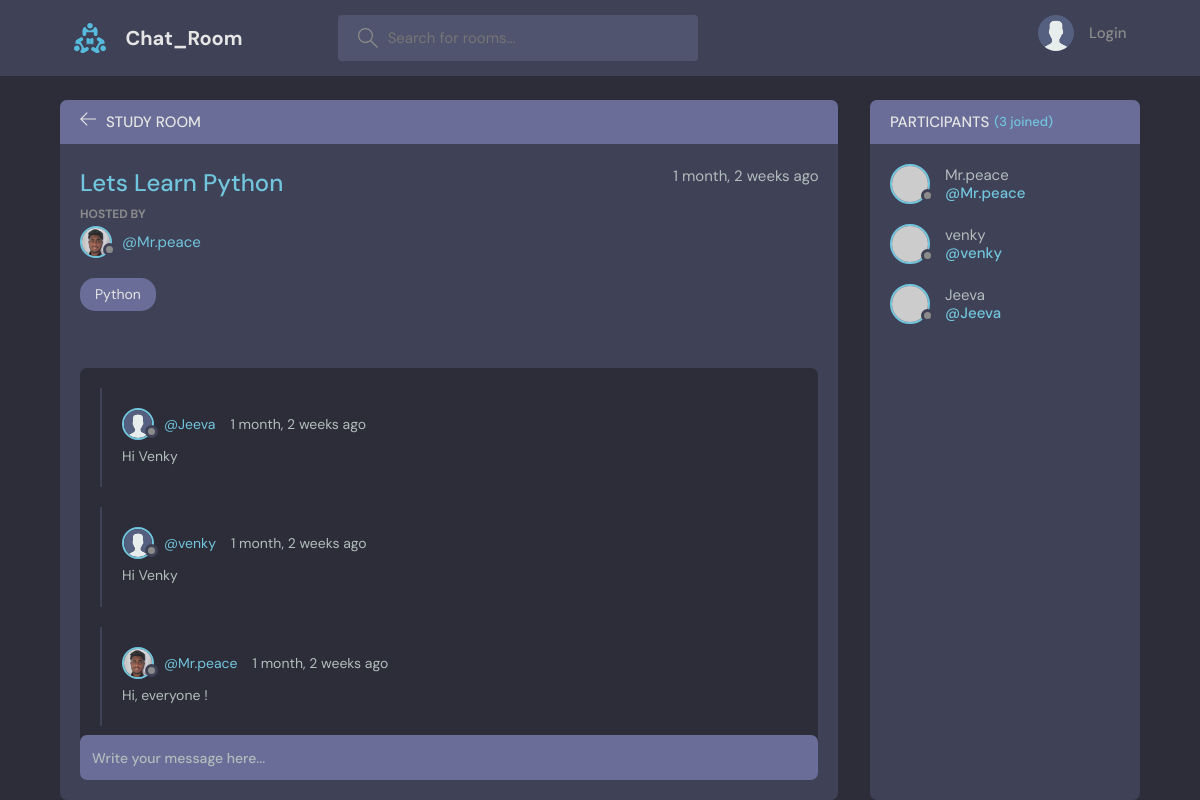
The page /room/1/ on the database its author committed.
### base/models.py (models this page shows, shortened)
class Room(models.Model):
    host=models.ForeignKey(User,on_delete=models.SET_NULL,null=True)
    topic=models.ForeignKey(Topic,on_delete=models.SET_NULL,null=True)
    name=models.CharField(max_length=200)
    description=models.TextField(null=True,blank=True)
    participants=models.ManyToManyField(User,related_name='participants',blank=True)
    updated=models.DateTimeField(auto_now=True)
    created=models.DateTimeField(auto_now_add=True)

class User(AbstractUser):
    name=models.CharField(max_length=200,null=True)
    email=models.EmailField(unique=True,null=True)
    bio=models.TextField(null=True)
    avatar=models.ImageField(null=True,default="avatar.svg")
    USERNAME_FIELD='email'
    REQUIRED_FIELDS=[]

class Topic(models.Model):
    name=models.CharField(max_length=200)
    def __str__(self):
        return str(self.name)

class Message(models.Model):
    user=models.ForeignKey(User,on_delete=models.CASCADE)
    room=models.ForeignKey(Room,on_delete=models.CASCADE)
    body=models.TextField()
    updated=models.DateTimeField(auto_now=True)
    created=models.DateTimeField(auto_now_add=True)

### base/views.py (the view, shortened to what this page needs)
# urls.py: path('room/<str:pk>/',views.room,name="room"),
def room(request,pk):
    room=Room.objects.get(id=pk)
    room_messages=room.message_set.all().order_by('-created')
    participants=room.participants.all()
    context={'room':room,'room_messages':room_messages,'participants':participants}
    return render(request,'base/room.html',context)

### base/templates/base/room.html (shortened to what this page needs)
{% extends 'main.html' %}
{% block content %}
    <main class="profile-page layout layout--2">
      <div class="container">
        <div class="room">
          <div class="room__top">
            <div class="room__topLeft">
              <a href="{% url 'home' %}">
                <svg version="1.1" xmlns="http://www.w3.org/2000/svg" width="32" height="32" viewBox="0 0 32 32">
                  <title>arrow-left</title>
                  <path
                    d="M13.723 2.286l-13.723 13.714 13.719 13.714 1.616-1.611-10.96-10.96h27.625v-2.286h-27.625l10.965-10.965-1.616-1.607z"
                  ></path>
                </svg>
              </a>
              <h3>Study Room</h3>
            </div>
          </div>
          <div class="room__box scroll">
            <div class="room__header scroll">
              <div class="room__info">
                <h3>{{room.name}}</h3>
                <span>{{room.created | timesince}} ago</span>
              </div>
              <div class="room__hosted">
                <p>Hosted By</p>
                <a href="{% url 'user-profile' room.host.id %}" class="room__author">
                  <div class="avatar avatar--small">
                    <img src="{{room.host.avatar.url}}" />
                  </div>
                  <span>@{{room.host.username}}</span>
                </a>
              </div>
              <span class="room__topics">{{room.topic}}</span>
            </div>
            <div class="room__conversation">
              <div class="threads scroll">
                {% for message in room_messages %}
                <div class="thread">
                  <div class="thread__top">
                    <div class="thread__author">
                      <a href="{% url 'user-profile' message.user.id %}" class="thread__authorInfo">
                        <div class="avatar avatar--small">
                          <img src="{{message.user.avatar.url}}" />
                        </div>
                        <span>@{{message.user.username}}</span>
                      </a>
                      <span class="thread__date">{{message.created|timesince}} ago</span>
                    </div>
                  </div>
                  <div class="thread__details">
                    {{message.body}}
                  </div>
                </div>
                {% endfor %}
              </div>
            </div>
          </div>
          <div class="room__message">
            <form action="" method="POST">
              <input name="body" placeholder="Write your message here..." /></form>
          </div>
        </div>
        <div class="participants">
          <h3 class="participants__top">Participants <span>({{participants.count}} joined)</span></h3>
          <div class="participants__list scroll">
            {% for user in participants %}
            <a href="{% url 'user-profile' user.id %}" class="participant">
              <div class="avatar avatar--medium">
                <img src="https://randomuser.me/api/portraits/men/37.jpg" />
              </div>
              <p>
                {{user.username}}
                <span>@{{user.username}}</span>
              </p>
            </a>
            {% endfor %}
          </div>
        </div>
      </div>
    </main>
{% endblock content %}

### templates/main.html (shortened to what this page needs)
<!DOCTYPE html>
{% load static %}
<html lang="en">
  <head>
    <link rel="stylesheet" href="{% static 'styles/style.css' %}" />
  </head>
  <body>
    {% include 'navbar.html' %}
    {% block content %}
    {% endblock %}
  </body>
</html>

### templates/navbar.html (shortened to what this page needs)
{% load static %}
<header class="header header--loggedIn">
    <div class="container">
      <a href="{% url 'home' %}" class="header__logo">
        <img src="{% static 'images/logo.svg' %}" />
        <h1>Chat_Room</h1>
      </a>
      <form class="header__search" method="GET" action="{% url 'home' %}">
        <label>
          <input name="q" placeholder="Search for rooms..." />
        </label>
      </form>
      <nav class="header__menu">
        {% if request.user.is_authenticated %}
        <div class="header__user">
          <a href="#">
            <div class="avatar avatar--medium active">
              <img src="{{request.user.avatar.url}}" />
            </div>
            <p>{{request.user.username}} <span>@{{request.user.username}}</span></p>
          </a>
          <button class="dropdown-button">
            <svg version="1.1" xmlns="http://www.w3.org/2000/svg" width="32" height="32" viewBox="0 0 32 32">
              <title>chevron-down</title>
              <path d="M16 21l-13-13h-3l16 16 16-16h-3l-13 13z"></path>
            </svg>
          </button>
        </div>
        {% else %}
        <a href="{% url 'login' %}">
          <img src="{% static 'images/avatar.svg'%}" />
          <p>Login</p>
        </a>
        {% endif %}
      </nav>
    </div>
  </header>

### rows shown on the page
Room: name "Lets Learn Python", created "1 month, 2 weeks", host.avatar (picture), host.username "Mr.peace", topic "Python"
Message: user.avatar (placeholder picture), user.username "Jeeva", created "1 month, 2 weeks", body "Hi Venky"
Message: user.avatar (placeholder picture), user.username "venky", created "1 month, 2 weeks", body "Hi Venky"
Message: user.avatar (picture), user.username "Mr.peace", created "1 month, 2 weeks", body "Hi, everyone !"
User: username "Mr.peace"
User: username "venky"
User: username "Jeeva"

### other values the page prints
{{ participants.count }} "3"
